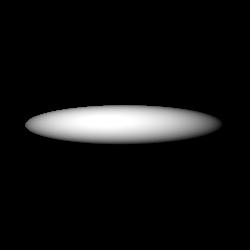

Reproduce this figure in Python.
# CENG 415 Applications of Computer Graphics
# Assignment 2 ,Squashed Sphere

import json
import numpy as np
import math
from PIL import Image

T_MAX = 999.0


class Object3D:
    def __init__(self, color):
        self.color = color

    def intersect(ray, hit=0, tmin=0):
        pass


class Sphere(Object3D):
    def __init__(self, data):
        self.radiusSphere = data['sphere']['radius']
        self.centerSphere = data['sphere']['center']
        self.color = np.array(data['sphere']['color'])

    def intersect(self, ray, hit, tmin=0.01):
        a = 1
        b = 2 * np.dot(ray.origin, ray.direction)
        c = np.dot(ray.origin, ray.origin) - pow(self.radiusSphere, 2)
        d = (b * b - 4 * a * c)
        if d < 0:
            return -1
        else:
            d = math.sqrt(d)
            t1 = (-b + d) / (2 * a)
            t2 = (-b - d) / (2 * a)
            if tmin < t1 <= t2:
                t = t1
            else:
                t = t2
            hit.t = t
            hit.color = self.color
            vector = ray.origin + t * ray.direction - self.centerSphere
            hit.normal = normVector(vector)
            return t


class Transformation(Object3D):
    m = np.zeros((4, 4), float)

    def __init__(self, data):
        self.object = Sphere(data["group"][0]["transform"]["object"])
        scale = np.append(data["group"][0]["transform"]["transformations"][0]["scale"], 1)
        np.fill_diagonal(self.m, scale)

    def intersect(self, ray, hit=0, tmin=0):
        inverse_matrix = np.linalg.inv(self.m)
        new_origin = np.delete(np.dot(inverse_matrix, np.append(ray.origin, 1)), 3)
        new_dir = np.delete(np.dot(inverse_matrix, np.append(ray.direction, 1)), 3)
        r = Ray(new_origin, new_dir)
        self.object.intersect(r, hit)


class Group(Object3D):

    def __init__(self):
        self.objects = []

    def addSphere(self, sphere):
        self.objects.append(sphere)

    def intersect(self, ray, hit, tmin=0):
        for s in self.objects:
            s.intersect(ray, hit)


class Camera:
    def generateRay(x, y):
        pass


class OrthographicCamera(Camera):
    def __init__(self, data):
        self.center = np.array(data['orthocamera']['center'])
        self.dir = np.array(data['orthocamera']['direction'])
        self.up = np.array(data['orthocamera']['up'])
        self.size = data['orthocamera']['size']

    def generateRay(self, x, y):
        horizontal = np.cross(self.dir * -1, self.up)
        return self.center + (x - 0.5) * self.size * horizontal + (y - 0.5) * self.size * self.up


class Ray:
    def __init__(self, origin, direction):
        self.origin = origin
        self.direction = direction


class Hit:
    def __init__(self, t=T_MAX, color=(0, 0, 0), normal=0):
        self.t = t
        self.color = color
        self.normal = normal


# normalization
def findNormalize(x, y, size):
    return (x + 0.5) / size[0], (y + 0.5) / size[1]


def normVector(v):
    return v / np.linalg.norm(v)

if __name__ == '__main__':
    # read the json file
    with open('scene6_squashed_sphere.json') as f:
        data = json.load(f)

    SIZE = (250, 250)
    back_color = np.array(data['background']['color'])
    ambient = np.array(data['background']['ambient'])
    light_dir = np.array(data['light']['direction']) * -1
    light_color = np.array(data['light']['color'])
    # objects
    orthcam = OrthographicCamera(data)
    im = Image.new('RGB', SIZE, tuple(np.array(back_color).dot(255).astype(int)))
    transformedObject = Transformation(data)
    # pixels
    pixel = im.load()

    # ray tracing for every pixel
    for i in range(SIZE[0]):
        for j in range(SIZE[1]):
            hit = Hit()
            x, y = findNormalize(i, j, SIZE)
            r = orthcam.generateRay(x, y)
            ray = Ray(r, orthcam.dir)
            transformedObject.intersect(ray, hit)

            # make control the t whether there is a hit.
            if hit.t < T_MAX - 1:
                pixel_color = np.array(
                    ambient * hit.color + max(np.dot(light_dir, hit.normal), 0) * hit.color * light_color)
                pixel[i, SIZE[0] - j - 1] = tuple(np.array(pixel_color * 255).astype(int))
            else:
                pixel[i, SIZE[0] - j - 1] = tuple(np.array(ambient * back_color).dot(255).astype(int))
    im.save("scene6_squashed_sphere.jpg")
